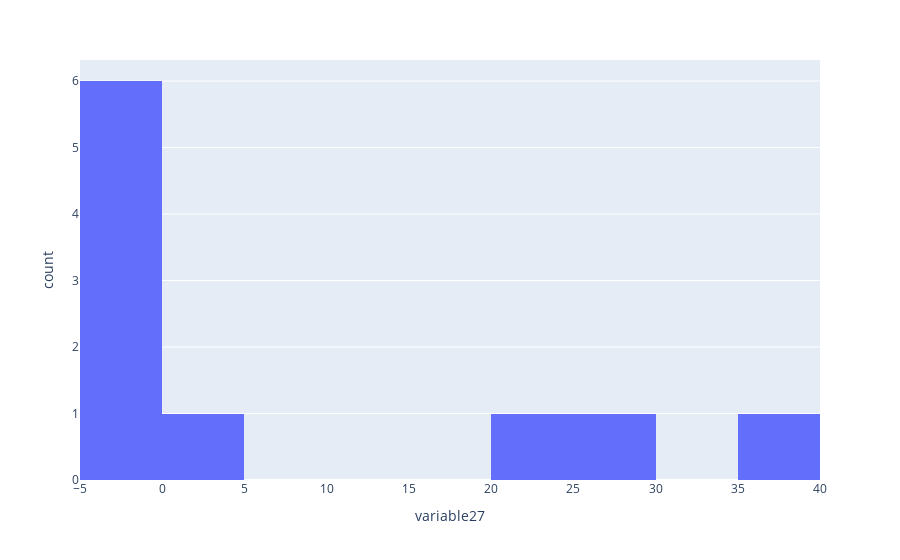

Notebook code cell kept with this figure:
### Markdown cell above
##### 6. Distribution of variables
#### 6.1. Univariate (변수가 1개인경우) 분포 시각화

### Code cell
#### Univariate (변수가 1개인 경우) 분포 시각화
#### variable27 변수 기준으로 이의 값 별 frequency 확인
fig = px.histogram(data_frame = df
            ,x = 'variable27'
            ,nbins = 10
            )
fig.show()

### Figure 1 — Plotly figure (JSON) as saved in the notebook; plotly's stock layout.template omitted (floating-point values rounded to 4 significant figures)
{"data": [{"alignmentgroup": "True", "bingroup": "x", "hovertemplate": "variable27=%{x}<br>count=%{y}<extra></extra>", "legendgroup": "", "marker": {"color": "#636efa", "pattern": {"shape": ""}}, "name": "", "nbinsx": 10, "offsetgroup": "", "orientation": "v", "showlegend": false, "type": "histogram", "x": [23.76, -1, 35.2, 1.0, -1, -1, -1, -1, 27.93, -1], "xaxis": "x", "yaxis": "y"}], "layout": {"barmode": "relative", "legend": {"tracegroupgap": 0}, "margin": {"t": 60}, "xaxis": {"anchor": "y", "domain": [0, 1], "title": {"text": "variable27"}}, "yaxis": {"anchor": "x", "domain": [0, 1], "title": {"text": "count"}}}}
